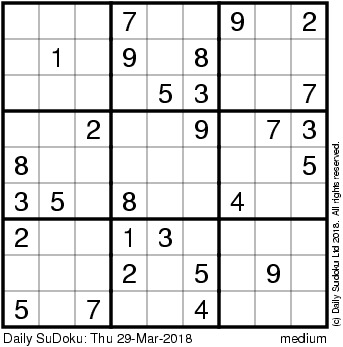
#> input picture programs to generate datasets/sudo4.jpg, 343 x 347 px
$ python check_for_puzzle_recognition.py   (older library calls are emulated)
#> lines starting #> are read from the running program, lines starting #| are printed output that depends on the picture; after the words box and inside, x2 and y2 are one past the last pixel; in counts of white or black regions, pixels touching at a corner belong together
import numpy as np
import imutils
import cv2

#read the image of sudoku
image = cv2.imread("sudo4.jpg")
#> image is the input picture: shape (347, 343, 3); min 0, max 255, mean 223.4

#process the image for contour recognition
#run the canny edge to detect edges
blurred = cv2.medianBlur(image,7)
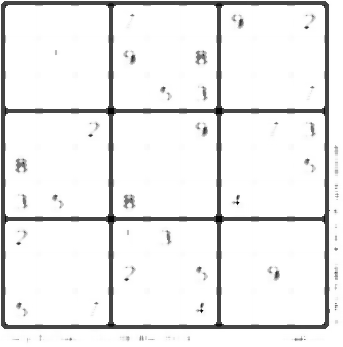
#> blurred: shape (347, 343, 3); min 4, max 255, mean 236.5
gray = cv2.cvtColor(blurred,cv2.COLOR_BGR2GRAY)
th3 = cv2.adaptiveThreshold(gray,150,cv2.ADAPTIVE_THRESH_MEAN_C, cv2.THRESH_BINARY_INV,31,3)
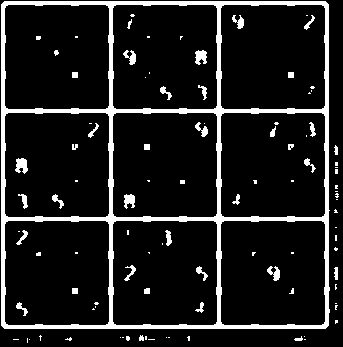
#> th3: shape (347, 343); values 0 (black) and 150 (white), 11.4% white; 99 white regions (61 under 20 px), largest, box (x1, y1, x2, y2) and area: (1, 1, 330, 329) 10981, (15, 158, 28, 174) 143, (195, 50, 207, 65) 132
edged = cv2.Canny(th3,50,100)
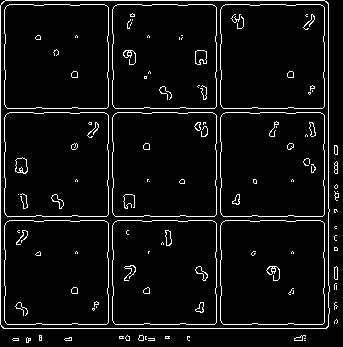
#> edged: shape (347, 343); 5.7% white in thin lines or dots
cv2.imshow("edged",edged)
cv2.waitKey(0)
#cv2.imshow("Edged_image",edged)
#cv2.waitKey(0)

#after applying the canny edge function
#find the contours(closed loops) in the image(edged)
_,contours,_ = cv2.findContours(edged,cv2.RETR_LIST,cv2.CHAIN_APPROX_NONE)
#> contours = 178 contours, 113 with area under 20; largest, box (x1, y1, x2, y2) and area: (0, 0, 330, 329) 107576, (0, 0, 330, 329) 107566, (220, 220, 325, 325) 10729, (112, 220, 217, 325) 10729, (4, 220, 109, 325) 10729

#sort the contours based on their area
#assuming the area of the sudoku will the largest
#label1: updating contour value
contours = sorted(contours,key=cv2.contourArea,reverse=True)[0:10]
#> contours = 10 contours; largest, box (x1, y1, x2, y2) and area: (0, 0, 330, 329) 107576, (0, 0, 330, 329) 107566, (220, 220, 325, 325) 10729, (112, 220, 217, 325) 10729, (4, 220, 109, 325) 10729
print(len(contours))
#| 10
#extracting the coordinates of the actual sudoku puzzle
for c  in contours:
    peri = cv2.arcLength(c, True)
    approx = cv2.approxPolyDP(c,0.02*peri, True)

    #if the approximated polygon has 4 sides, it is our sudoku puzzle
    if len(approx) == 4:
        #draw a rectangle around the puzzle
        cv2.drawContours(image,[c],-1,(0,255,0),3)
        break
#> this loop made 1 pass
#> (peri, approx) on pass 1: (1307.5, [[3, 1], [1, 326], [326, 328], [328, 3]])
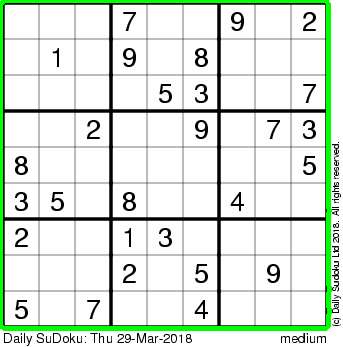
#> image: shape (347, 343, 3); 4.38% of pixels changed, all inside (x1, y1, x2, y2) = (0, 0, 332, 331)

#show the image on which the rectangle was drawn on
cv2.imshow("image",image)
cv2.waitKey(0)
cv2.destroyAllWindows()

#if the above code doesnt find the sudoku properly
#goto label1: increment the index value and try again

$ run again, with programs to generate datasets/sudo3.jpg copied over programs to generate datasets/sudo4.jpg
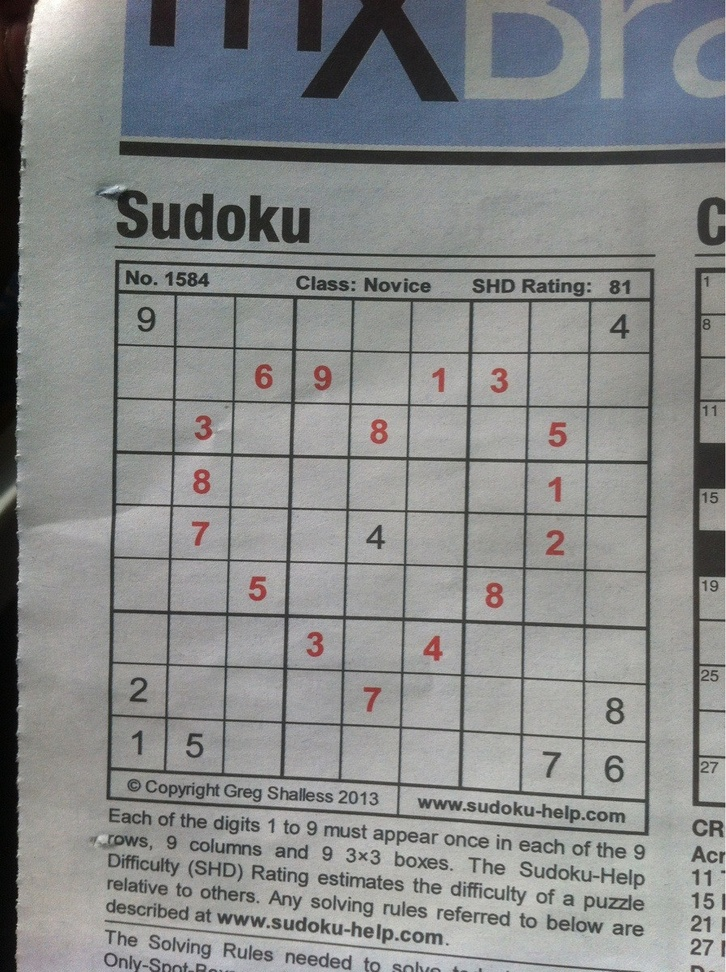
#> input picture programs to generate datasets/sudo3.jpg, 726 x 972 px, shrunk from 897 x 1200 before the run
#> image is the input picture: shape (972, 726, 3); mean B, G, R 136.5, 136.6, 134.9
#> `th3 = cv2.adaptiveThreshold(gray,150,cv2.ADAPTIVE_THRESH_MEAN_C, cv2.T..`:
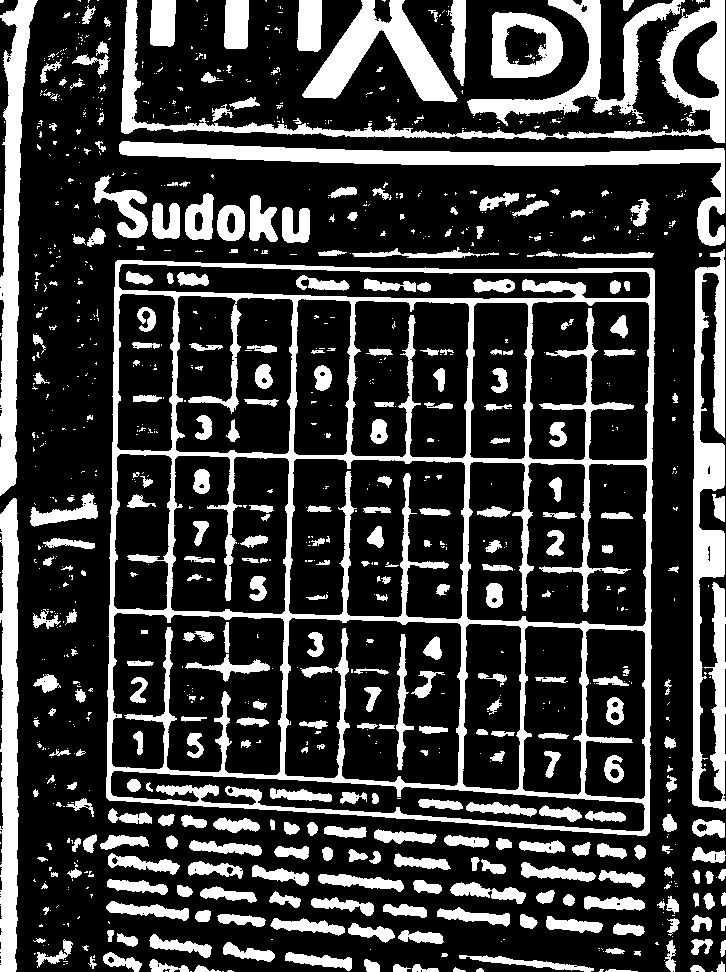
#> th3: shape (972, 726); values 0 (black) and 150 (white), 24.6% white; 1021 white regions (676 under 20 px), largest, box (x1, y1, x2, y2) and area: (106, 260, 655, 836) 44320, (692, 249, 726, 810) 10671, (119, 141, 725, 246) 9517
#> edged: shape (972, 726); 7.5% white in thin lines or dots
#> `_,contours,_ = cv2.findContours(edged,cv2.RETR_LIST,cv2.CHAIN_APPROX_N..`: contours = 1776 contours, 1422 with area under 20; largest, box (x1, y1, x2, y2) and area: (105, 259, 655, 836) 298834, (105, 259, 655, 836) 298826, (284, 617, 461, 786) 26504, (284, 617, 461, 786) 26471, (175, 295, 293, 454) 17412
#> `contours = sorted(contours,key=cv2.contourArea,reverse=True)[0:10]`: contours = 10 contours; largest, box (x1, y1, x2, y2) and area: (105, 259, 655, 836) 298834, (105, 259, 655, 836) 298826, (284, 617, 461, 786) 26504, (284, 617, 461, 786) 26471, (175, 295, 293, 454) 17412
#| 10
#> the loop `for c  in contours:` made 1 pass
#> (peri, approx) on pass 1: (2226.5, [[116, 260], [106, 798], [647, 835], [654, 269]])
#> after the loop `for c  in contours:`:
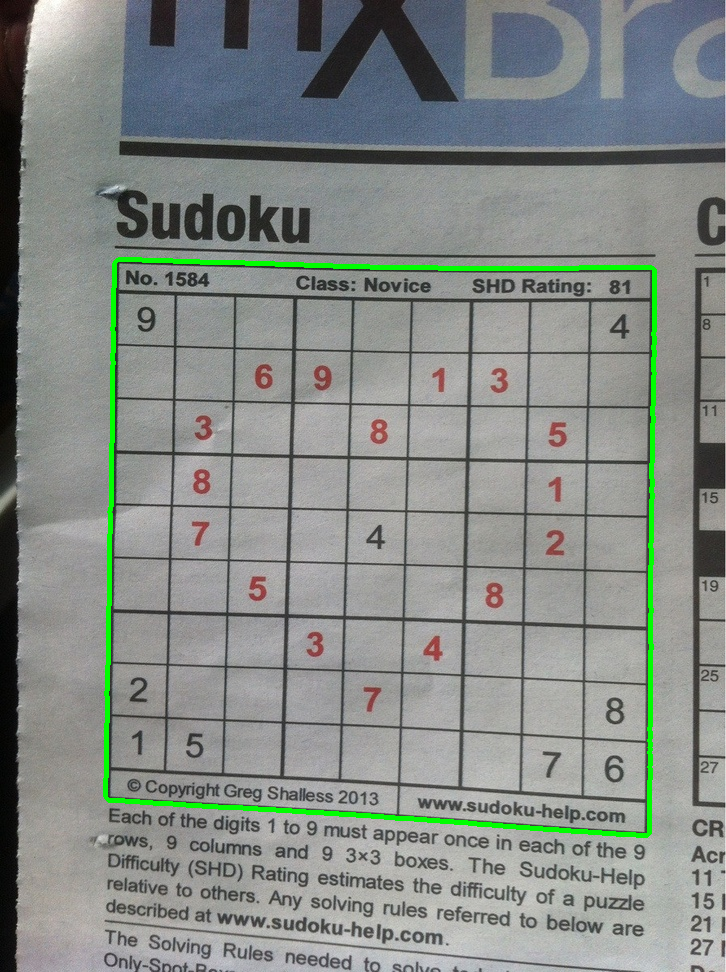
#> image: shape (972, 726, 3); 1.55% of pixels changed, all inside (x1, y1, x2, y2) = (103, 257, 657, 838)

$ run again, with programs to generate datasets/sudo5.jpg copied over programs to generate datasets/sudo4.jpg
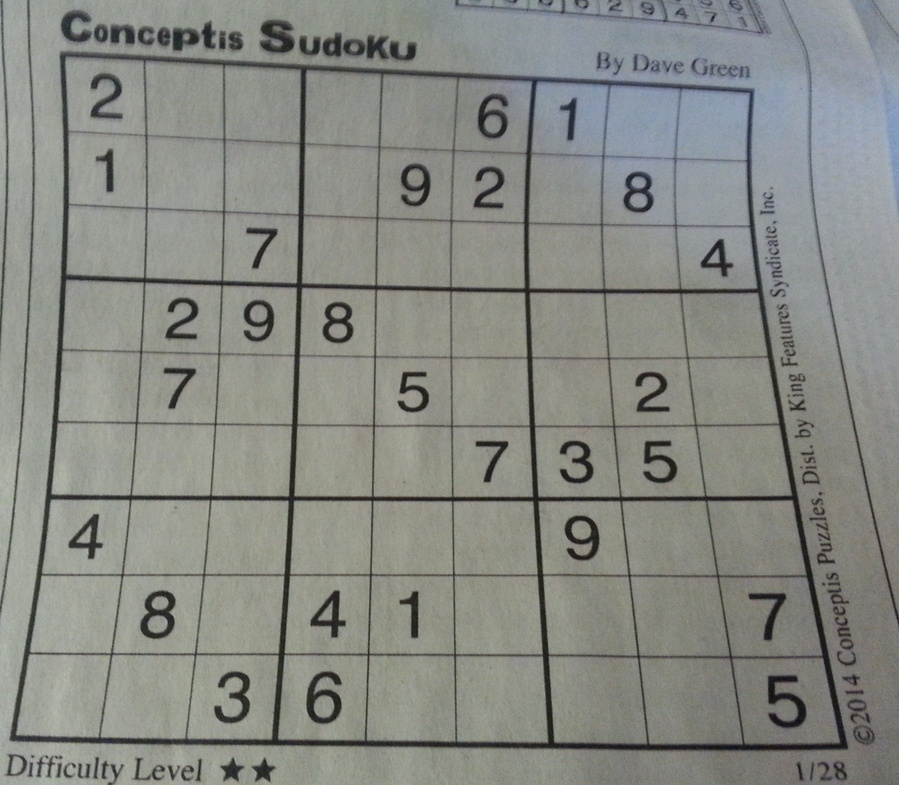
#> input picture programs to generate datasets/sudo5.jpg, 899 x 785 px, shrunk from 1280 x 1117 before the run
#> image is the input picture: shape (785, 899, 3); mean B, G, R 131.5, 137.3, 135.2
#> `th3 = cv2.adaptiveThreshold(gray,150,cv2.ADAPTIVE_THRESH_MEAN_C, cv2.T..`:
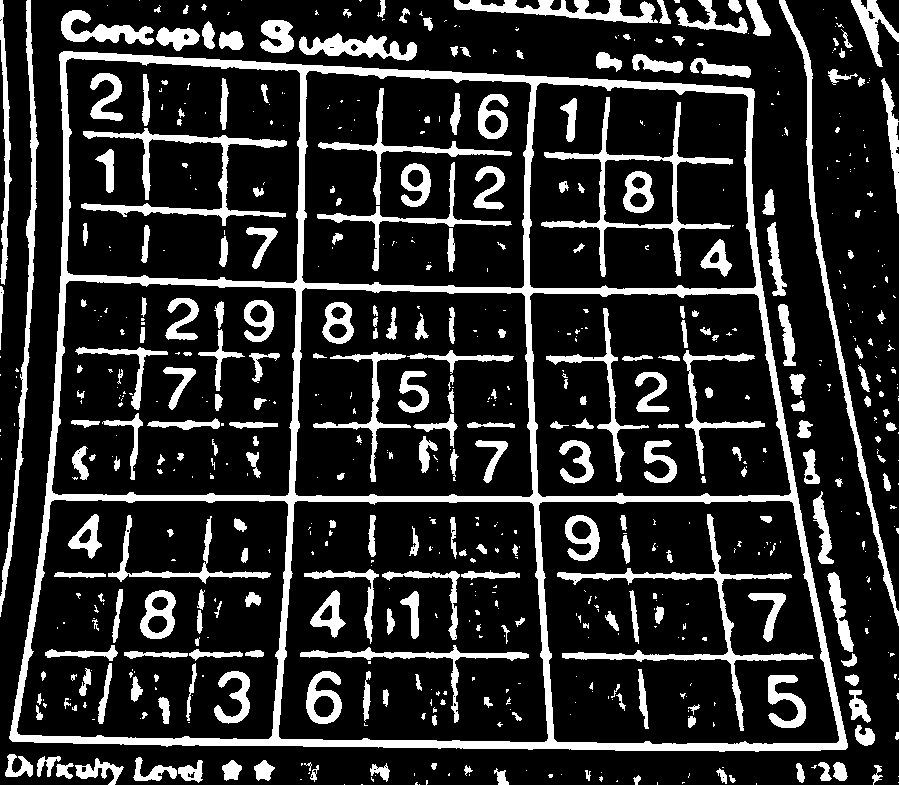
#> th3: shape (785, 899); values 0 (black) and 150 (white), 18.1% white; 664 white regions (382 under 20 px), largest, box (x1, y1, x2, y2) and area: (9, 51, 848, 752) 38358, (557, 514, 814, 731) 3792, (541, 97, 733, 277) 3532
#> edged: shape (785, 899); 6.5% white in thin lines or dots
#> `_,contours,_ = cv2.findContours(edged,cv2.RETR_LIST,cv2.CHAIN_APPROX_N..`: contours = 1186 contours, 870 with area under 20; largest, box (x1, y1, x2, y2) and area: (8, 50, 848, 752) 502720, (8, 50, 848, 752) 502715, (538, 500, 839, 744) 64734, (538, 500, 839, 744) 64715, (51, 280, 296, 496) 48704
#> `contours = sorted(contours,key=cv2.contourArea,reverse=True)[0:10]`: contours = 10 contours; largest, box (x1, y1, x2, y2) and area: (8, 50, 848, 752) 502720, (8, 50, 848, 752) 502715, (538, 500, 839, 744) 64734, (538, 500, 839, 744) 64715, (51, 280, 296, 496) 48704
#| 10
#> the loop `for c  in contours:` made 1 pass
#> (peri, approx) on pass 1: (2974.3, [[59, 53], [11, 741], [847, 748], [752, 88]])
#> after the loop `for c  in contours:`:
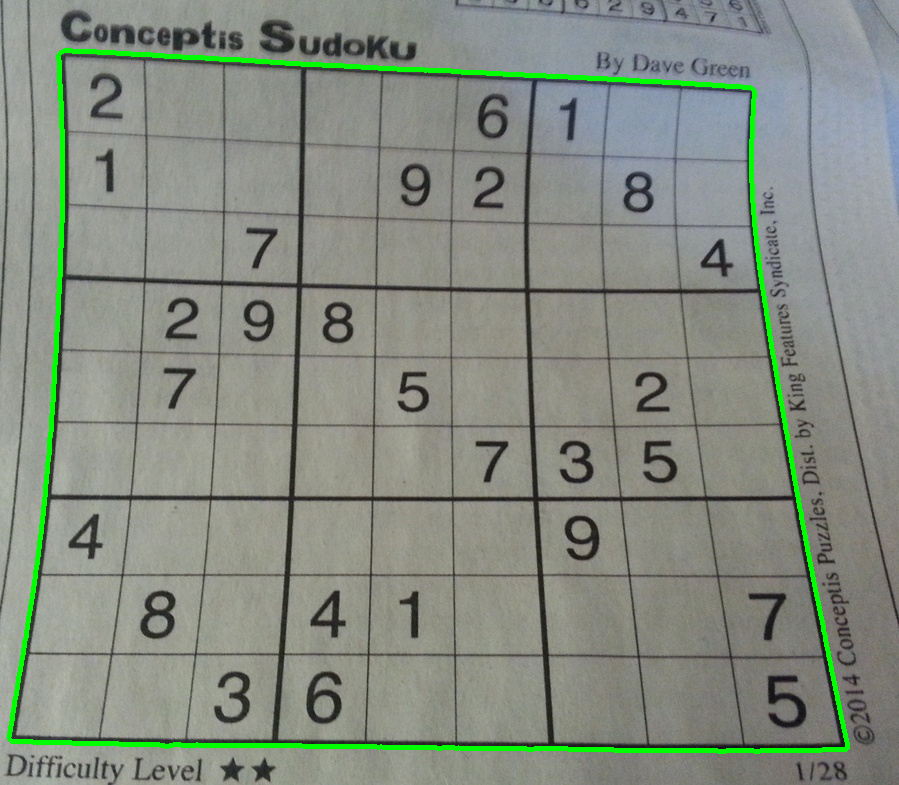
#> image: shape (785, 899, 3); 2.04% of pixels changed, all inside (x1, y1, x2, y2) = (6, 48, 850, 754)

$ run again, with programs to generate datasets/sudo6.jpg copied over programs to generate datasets/sudo4.jpg
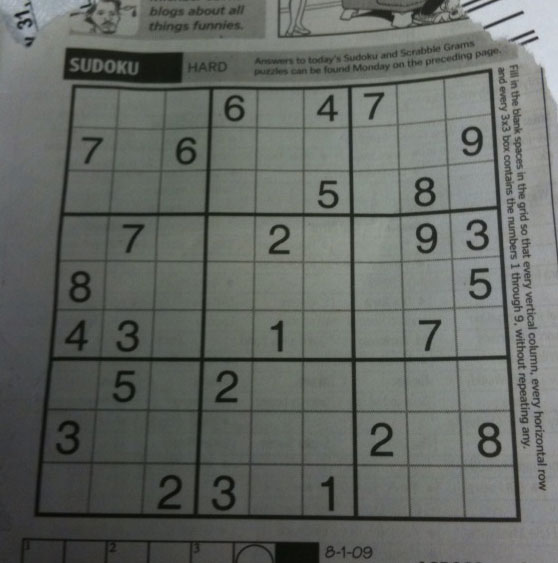
#> input picture programs to generate datasets/sudo6.jpg, 558 x 563 px
#> image is the input picture: shape (563, 558, 3); mean B, G, R 99.5, 104.1, 100
#> `th3 = cv2.adaptiveThreshold(gray,150,cv2.ADAPTIVE_THRESH_MEAN_C, cv2.T..`:
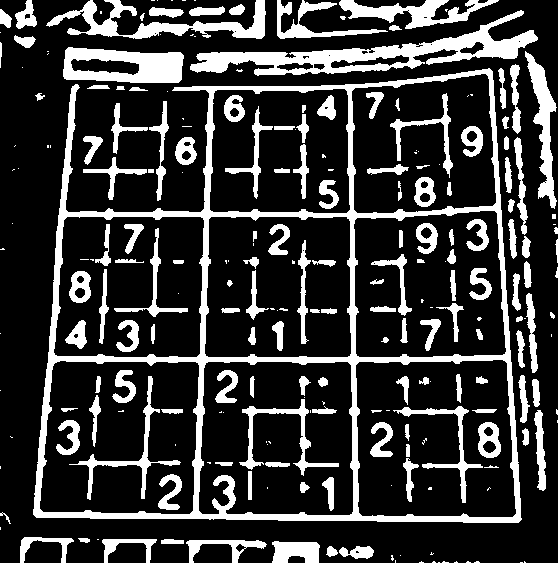
#> th3: shape (563, 558); values 0 (black) and 150 (white), 21.9% white; 238 white regions (92 under 20 px), largest, box (x1, y1, x2, y2) and area: (33, 68, 522, 523) 20362, (190, 10, 538, 76) 6169, (63, 47, 184, 83) 2923
#> edged: shape (563, 558); 7.7% white in thin lines or dots
#> `_,contours,_ = cv2.findContours(edged,cv2.RETR_LIST,cv2.CHAIN_APPROX_N..`: contours = 498 contours, 288 with area under 20; largest, box (x1, y1, x2, y2) and area: (32, 68, 522, 523) 182670, (32, 68, 522, 523) 182642, (355, 359, 516, 517) 23584, (355, 359, 516, 517) 23554, (39, 360, 199, 514) 22392
#> `contours = sorted(contours,key=cv2.contourArea,reverse=True)[0:10]`: contours = 10 contours; largest, box (x1, y1, x2, y2) and area: (32, 68, 522, 523) 182670, (32, 68, 522, 523) 182642, (355, 359, 516, 517) 23584, (355, 359, 516, 517) 23554, (39, 360, 199, 514) 22392
#| 10
#> the loop `for c  in contours:` made 3 passes
#> peri on passes 1 to 2: 2180.3, 2177.5
#> after the loop `for c  in contours:`:
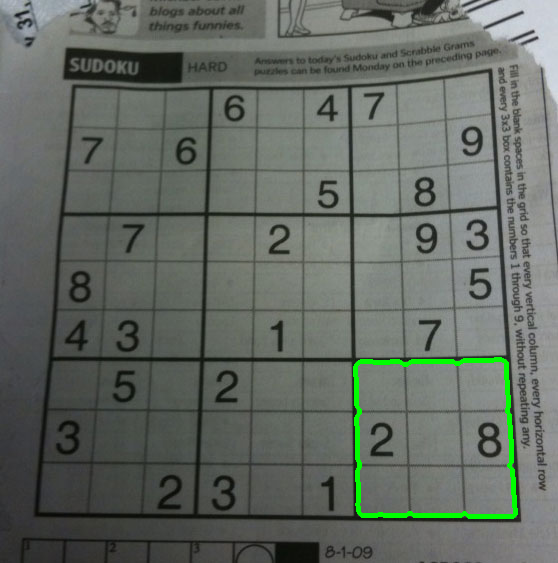
#> image: shape (563, 558, 3); 0.97% of pixels changed, all inside (x1, y1, x2, y2) = (353, 357, 518, 519)
